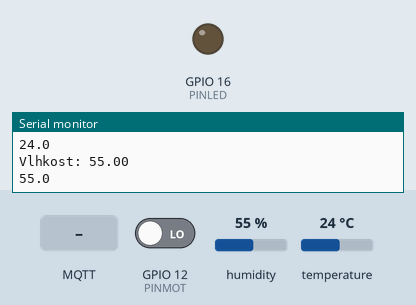
Simulated run of this sketch. Board: ESP32. On the bench: output pins drawn as LEDs (lit = HIGH), the last lines printed to the serial monitor. The inputs (shaded band) are chosen by the test bench; at power-on: GPIO 12 (PINMOT) LOW, humidity 55 %, temperature 24 °C. WiFi joins after 1.5 s; servers stay silent unless stated; no MQTT or app messages arrive unless stated.

Above: at 2.7 s.
2.8 s: MQTT message "1" arrives on the first subscribed topic
At 3.1 s:
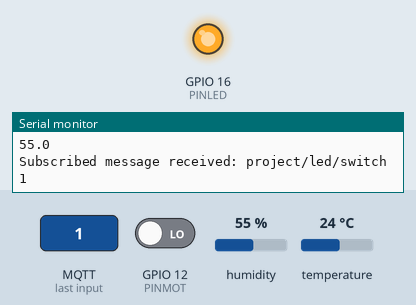
4.3 s: MQTT message "0" arrives on the first subscribed topic
At 5.5 s:
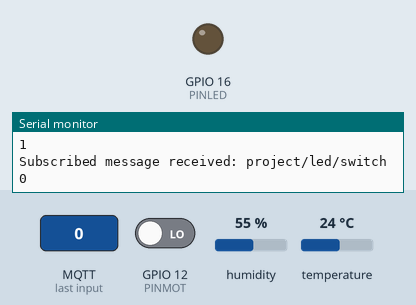
Timing chart, 0 to 7.3 s (numbered marks = the images above; inputs shaded):
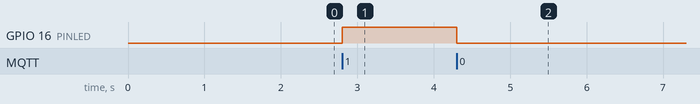

Measured:
- after the input at 2.8 s, GPIO 16 (PINLED): LOW → HIGH at once
- after the input at 4.3 s, GPIO 16 (PINLED): HIGH → LOW at once

The sketch:

source.ino
```cpp
/*
 * Project: ESP32, School project - BUT FIT, PDS
 * Sensors: DHT11, AM312, LED diode
 */

/*************************** LIBRARIES **********************************/
// MQTT Client library
#include <PubSubClient.h>

// DHT Sensor library
#include <DHT.h>

// WIFI library
#include "WiFi.h"
/*************************** LIBRARIES **********************************/

/********************** VARIABLES & DEFINES *****************************/
// WIFI Access point information
#define WLAN_SSID "Project"
#define WLAN_PASS "Project0"

// MQTT server information
#define MQTT_SERVER "192.168.100.120"
#define MQTT_PORT 1883
#define MQTT_USER "Project"
#define MQTT_PASS "Project"
#define MQTT_CLIENT_ID "ESP32"

// PINS sources (GPIO numbers)
#define PINDHT 5
#define PINLED 16
#define PINMOT 12

// Values from sensors
float temperature = 0;
float humidity = 0;
int  lastMotionValue = 0;
bool turnedOnBySwitch = 0;

// Instances of external libraries
DHT sensorDHT(PINDHT, DHT11);
WiFiClient wifiClient;
PubSubClient mqttClient(wifiClient);

// MQTT Topics
char * TOPIC_TEMP = "project/temperature";
char * TOPIC_HUM  = "project/humidity";
char * TOPIC_MOT  = "project/motion";
char * TOPIC_LED_STATUS = "project/led/status";
char * TOPIC_LED_SWITCH = "project/led/switch";

// Measuring delays
#define DELAY_TEMP_HUM 10000 // milliseconds
#define DELAY_MOTION 100     // milliseconds

// Timers
long timerTempHum = 0;
long timerMotion = 0;

// Subscribed message (must allocate space)
char message[35];
/************************ GLOBAL VARIABLES ******************************/

// Declarations
void mqttReceiving(char * topic, byte * payload, unsigned int length);
void mqttReconnect();

// First of all is called setup
void setup() {

  // --- Setting serial communication ---
  Serial.begin(115200);

  // --- Connecting to WIFI network ---
  Serial.println();
  Serial.print("WIFI - Connecting to ");
  Serial.println(WLAN_SSID);

  WiFi.disconnect();
  WiFi.begin(WLAN_SSID, WLAN_PASS);
  while (WiFi.status() != WL_CONNECTED) {
    delay(500);
    Serial.print(".");
  }

  Serial.println("");
  Serial.println("WiFi connected");
  Serial.println("IP address: ");
  Serial.println(WiFi.localIP());

  // --- MQTT server configuration ---
  mqttClient.setServer(MQTT_SERVER, MQTT_PORT);
  mqttClient.setCallback(mqttReceiving);  // When received subscribed topics

  // --- PIN settings ---
  pinMode(PINLED, OUTPUT);
  pinMode(PINMOT, INPUT);

  // --- Sensors settings ---
  sensorDHT.begin();
}

// Repeated function - body of whole application
void loop() {

  // Reconnecting client when disconnected
  if (! mqttClient.connected()) {
    mqttReconnect();
  }

  // Listening for subscribed topics
  mqttClient.loop();

  // Publish humuduty and temperature values
  if(millis() > timerTempHum) {

    temperature = sensorDHT.readTemperature();
    humidity    = sensorDHT.readHumidity();

    // Publish temperature
    if (!isnan(temperature)) {
      //snprintf (message, 35, "\{\"temperature\":\"%.1f\"\}", temperature);
      snprintf (message, 35, "%.1f", temperature);
      mqttClient.publish(TOPIC_TEMP, message);
      Serial.print("Teplota: ");
      Serial.println(temperature);
      Serial.println(message);
    }
    // Publish humidity
    if (!isnan(humidity)) {
      //snprintf (message, 35, "\{\"humidity\":\"%.1f\"\}", humidity);
      snprintf (message, 35, "%.1f", humidity);
      mqttClient.publish(TOPIC_HUM, message);
      Serial.print("Vlhkost: ");
      Serial.println(humidity);
      Serial.println(message);
    }
    timerTempHum = millis() + DELAY_TEMP_HUM;
  }

  // Publish motion sensor value
  if(millis() > timerMotion) {
    if(turnedOnBySwitch != 1) {
      if(lastMotionValue != digitalRead(PINMOT)) {
        lastMotionValue = digitalRead(PINMOT);
        if(lastMotionValue == 1) {
          //mqttClient.publish(TOPIC_MOT, "\{\"state\":\"1\"\}");
          mqttClient.publish(TOPIC_MOT, "1");
          Serial.println("Senzor pohybu: ON");
        } else {
          //mqttClient.publish(TOPIC_MOT, "\{\"state\":\"0\"\}");
          mqttClient.publish(TOPIC_MOT, "0");
          Serial.println("Senzor pohybu: OFF");
        }
      }
    }
    timerMotion = millis() + DELAY_MOTION;
  }
}


// Get data from subscribed topics
void mqttReceiving(char * topic, byte * payload, unsigned int length) {

  Serial.print("Subscribed message received: ");
  Serial.println(topic);

  // Serial.print("Payload: \{\"state\":\"");
  for (int i = 0; i < length; i++) {
    Serial.print((char)payload[i]);
  }
  Serial.println();

  if(strcmp(topic, TOPIC_MOT) == 0) {
    if ((char)payload[0] == '1') {
      //mqttClient.publish(TOPIC_LED_STATUS, "\{\"state\":\"1\"\}");
      mqttClient.publish(TOPIC_LED_STATUS, "1");
      digitalWrite(PINLED, HIGH);
    } else {
      //mqttClient.publish(TOPIC_LED_STATUS, "\{\"state\":\"0\"\}");
      mqttClient.publish(TOPIC_LED_STATUS, "0");
      digitalWrite(PINLED, LOW);
    }
  }

  if(strcmp(topic, TOPIC_LED_SWITCH) == 0) {
    if ((char)payload[0] == '1') {
      //mqttClient.publish(TOPIC_LED_STATUS, "\{\"state\":\"1\"\}");
      turnedOnBySwitch = 1;
      mqttClient.publish(TOPIC_LED_STATUS, "1");
      digitalWrite(PINLED, HIGH);
    } else {
      //mqttClient.publish(TOPIC_LED_STATUS, "\{\"state\":\"0\"\}");
      turnedOnBySwitch = 0;
      mqttClient.publish(TOPIC_LED_STATUS, "0");
      digitalWrite(PINLED, LOW);
    }
  }
}

// When connection to MQTT server is lsot, we need to reconnect and publish/subscribe our topics
void mqttReconnect() {

  if(WiFi.status() != WL_CONNECTED) {

    Serial.println("Connection to WIFI AP was lost. Reconnecting: ");
    WiFi.disconnect();

    while (WiFi.status() != WL_CONNECTED) {
      WiFi.begin(WLAN_SSID, WLAN_PASS);
      Serial.print(".");
      delay(5000);
    }

    Serial.println("Reconnected succesfully!");
  }

  // Loop until reconnected
  while (!mqttClient.connected()) {

    Serial.print("Trying to connect to MQTT server ...");
    if (mqttClient.connect(MQTT_CLIENT_ID)) {

      Serial.println("connected");
      // Publish our topics
      mqttClient.publish(TOPIC_TEMP, "-");
      mqttClient.publish(TOPIC_HUM, "-");
      mqttClient.publish(TOPIC_MOT, "0");
      mqttClient.publish(TOPIC_LED_STATUS, "0");
      // Subscribe control of our light
      mqttClient.subscribe(TOPIC_LED_SWITCH);
      mqttClient.subscribe(TOPIC_MOT);
    } else {

      Serial.print("failed, status code =");
      Serial.print(mqttClient.state());
      Serial.println("trying again in 5 seconds");
      // Wait before retrying
      delay(5000);
    }
  }
  Serial.println("Connected to MQTT Succesfully!");
}
```
